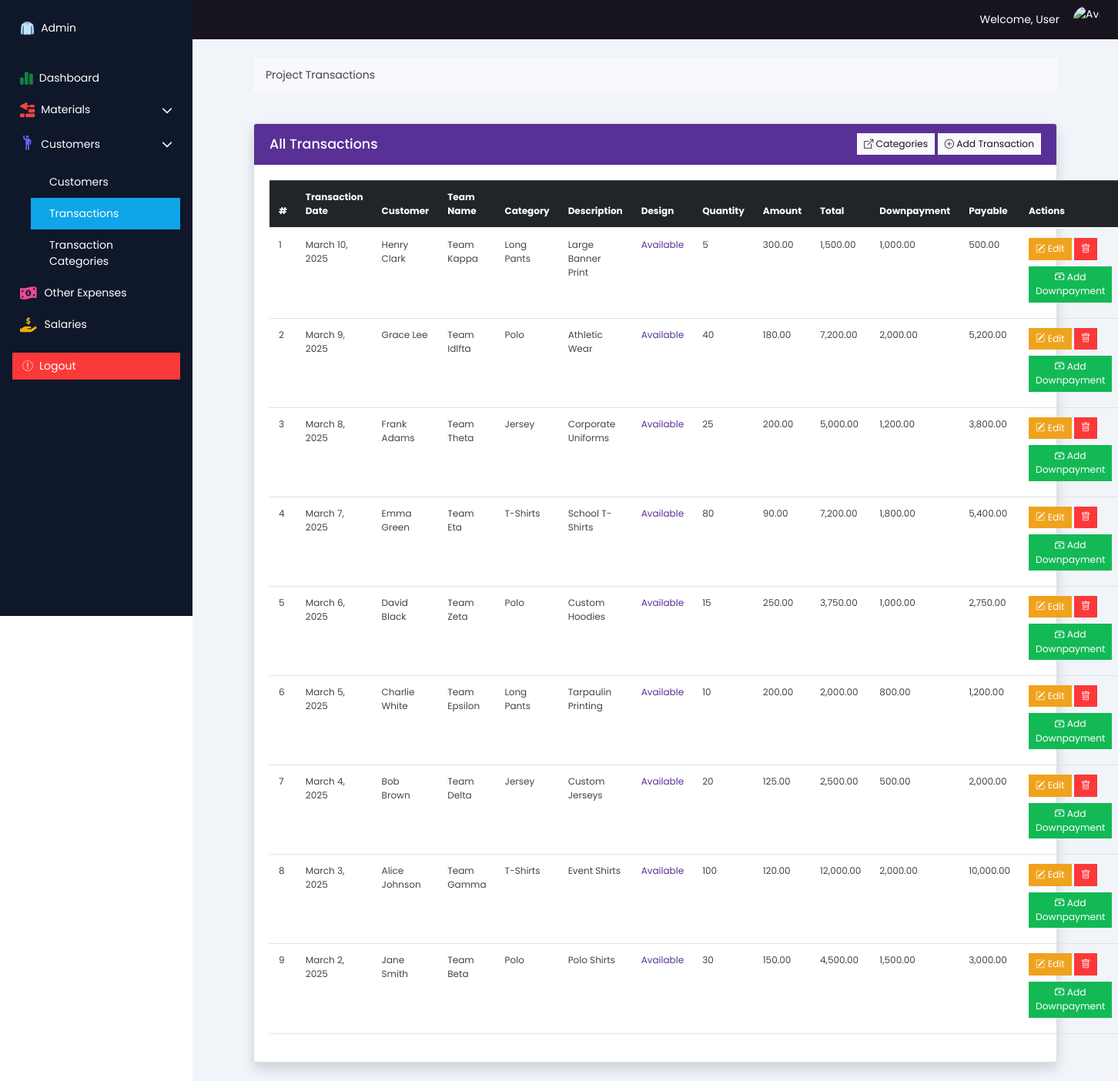
Page /admin/all_transactions.php on the earlier database version.
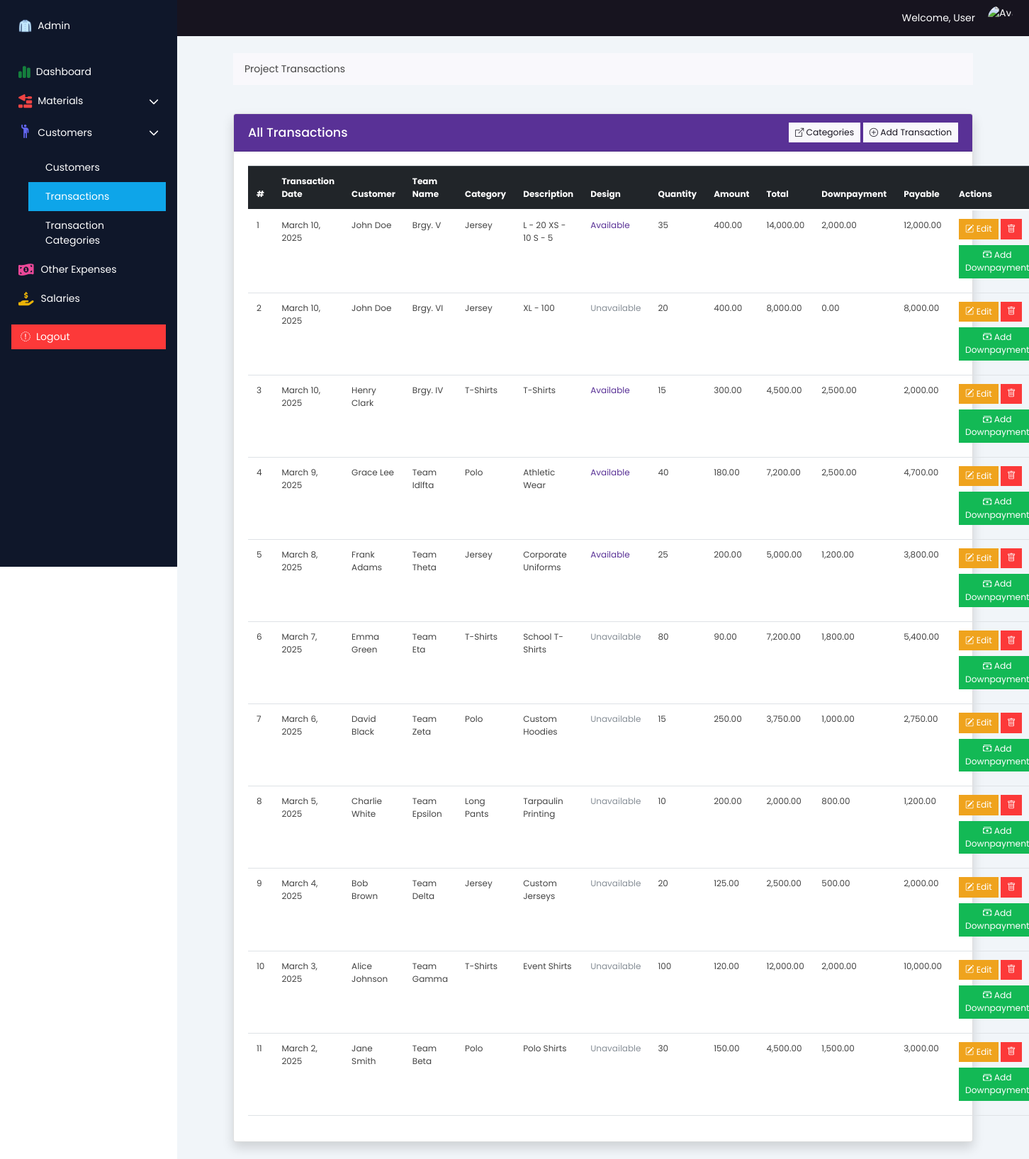
Same page on the later database version.
### tables this page shows
CREATE TABLE `project_transactions` (
  `project_transaction_id` int(11) NOT NULL,
  `transaction_date` date NOT NULL DEFAULT current_timestamp(),
  `customer_id` int(11) NOT NULL,
  `team_name` varchar(100) NOT NULL,
  `category_id` int(11) NOT NULL,
  `description` varchar(100) DEFAULT NULL,
  `design_file` varchar(255) DEFAULT NULL,
  `quantity` int(11) NOT NULL,
  `amount` decimal(10,2) NOT NULL,
  `downpayment` decimal(10,2) NOT NULL DEFAULT 0.00,
  `total` decimal(10,2) NOT NULL,
  `payable` decimal(10,2) NOT NULL,
  `due_date` timestamp NOT NULL DEFAULT current_timestamp(),
  `start_date` timestamp NOT NULL DEFAULT current_timestamp(),
  `created_at` timestamp NOT NULL DEFAULT current_timestamp(),
  `updated_at` timestamp NOT NULL DEFAULT current_timestamp()
);

CREATE TABLE `customers` (
  `customer_id` int(11) NOT NULL,
  `name` varchar(255) NOT NULL,
  `phone` varchar(50) DEFAULT NULL,
  `address` text DEFAULT NULL,
  `created_at` timestamp NOT NULL DEFAULT current_timestamp(),
  `updated_at` timestamp NOT NULL DEFAULT current_timestamp()
);

CREATE TABLE `transaction_categories` (
  `category_id` int(11) NOT NULL,
  `category_name` varchar(100) NOT NULL
);

### models/admin_account.php (called while the page is built, shortened)
<?php
function getAccountInfo($conn) {
    if (!isset($_SESSION['account_id'])) {
        return null;
    }
}
?>

### models/admin_transactions.php (called while the page is built, shortened)
<?php
function getAllTransactions($conn)
{
    $transactions = [];
    $sql = "SELECT pt.*, c.name AS customer_name, tc.category_name
            FROM project_transactions pt
            JOIN customers c ON pt.customer_id = c.customer_id
            JOIN transaction_categories tc ON pt.category_id = tc.category_id
            ORDER BY pt.project_transaction_id DESC";
    if ($result = $conn->query($sql)) {
        while ($row = $result->fetch_assoc()) {
            $transactions[] = $row;
        }
    } else {
        echo "Error: " . $conn->error;
    }
    return $transactions;
}

### admin/all_transactions.php (the view, shortened to what this page needs)
<?php
require '../inc/database.php';
require '../models/admin_transactions.php';
require '../models/admin_account.php';
$account_info = getAccountInfo($conn);
$transactions = getAllTransactions($conn);
?>
<!DOCTYPE html>
<html lang="en">
<head>
    <?php require '../inc/head.php'; ?>
    <link rel="stylesheet" href="../public/css/main.css">
</head>
<body class="poppins-regular">
    <?php require 'partials/sidebar.php'; ?>
    <div class="flex-grow-1 bg-slate-100">
        <?php require 'partials/header.php'; ?>
        <div class="container mt-4 px-5">
            <div class="row mb-4">
                <div class="col-md-12">
                    <nav aria-label="breadcrumb">
                        <ol class="breadcrumb">
                            <li class="breadcrumb-item active" aria-current="page">Project Transactions</li>
                        </ol>
                    </nav>
                </div>
            </div>
            <div class="row mb-4">
                <div class="col-md-12">
                    <div class="card shadow">
                        <div class="card-header bg-primary text-white d-flex justify-content-between align-items-center">
                            <h5 class="mb-0">All Transactions</h5>
                            <div>
                                <a href="transaction_categories.php" class="btn btn-light btn-sm">
                                    <i class="bi bi-box-arrow-up-right"></i> Categories
                                </a>
                                <button class="btn btn-light btn-sm" data-bs-toggle="modal" data-bs-target="#addTransactionModal">
                                    <i class="bi bi-plus-circle"></i> Add Transaction
                                </button>
                            </div>
                        </div>
                        <div class="card-body">
                            <table id="transactionsTable" class="table text-xs">
                                <thead class="table-dark">
                                    <tr>
                                        <th>#</th>
                                        <th>Transaction Date</th>
                                        <th>Customer</th>
                                        <th>Team Name</th>
                                        <th>Category</th>
                                        <th>Description</th>
                                        <th>Design</th>
                                        <th>Quantity</th>
                                        <th>Amount</th>
                                        <th>Total</th>
                                        <th>Downpayment</th>
                                        <th>Payable</th>
                                        <th>Actions</th>
                                    </tr>
                                </thead>
                                <tbody>
                                    <?php if (!empty($transactions)) : ?>
                                        <?php foreach ($transactions as $index => $transaction) : ?>
                                            <tr>
                                                <td><?= $index + 1 ?></td>
                                                <td><?= htmlspecialchars(date('F j, Y', strtotime($transaction['transaction_date']))) ?></td>
                                                <td><?= htmlspecialchars($transaction['customer_name']) ?></td>
                                                <td><?= htmlspecialchars($transaction['team_name']) ?></td>
                                                <td><?= htmlspecialchars($transaction['category_name']) ?></td>
                                                <td><?= htmlspecialchars($transaction['description']) ?></td>
                                                <td>
                                                    <?php if (isset($transaction['design_file']) && !empty($transaction['design_file'])): ?>
                                                        <span class="design-hoverable"
                                                            data-bs-toggle="popover"
                                                            data-bs-trigger="hover focus"
                                                            data-bs-html="true"
                                                            data-bs-content="<img src='<?= htmlspecialchars($transaction['design_file']) ?>' width='1000px' class='img-fluid'>">
                                                            <a href="">Available</a>
                                                        </span>
                                                    <?php else: ?>
                                                        <span class="text-muted">Unavailable</span>
                                                    <?php endif; ?>
                                                </td>
                                                <td><?= htmlspecialchars($transaction['quantity']) ?></td>
                                                <td><?= number_format($transaction['amount'], 2) ?></td>
                                                <td><?= number_format($transaction['total'], 2) ?></td>
                                                <td><?= number_format($transaction['downpayment'], 2) ?></td>
                                                <td><?= number_format($transaction['payable'], 2) ?></td>
                                                <td>
                                                    <button class="btn btn-warning btn-sm mb-2" data-bs-toggle="modal" data-bs-target="#editTransactionModal<?= $transaction['project_transaction_id'] ?>">
                                                        <i class="bi bi-pencil-square"></i> Edit
                                                    </button>
                                                    <form action="../controllers/admin_delete_transaction.php" method="POST" style="display:inline;">
                                                        <button type="submit" class="btn btn-danger btn-sm mb-2" onclick="return confirm('Are you sure you want to delete this transaction?');">
                                                            <i class="bi bi-trash"></i>
                                                        </button>
                                                    </form>
                                                    <button class="btn btn-success btn-sm mb-2" data-bs-toggle="modal" data-bs-target="#addDownpaymentModal<?= $transaction['project_transaction_id'] ?>">
                                                        <i class="bi bi-cash-stack"></i> Add Downpayment
                                                    </button>
                                                </td>
                                            </tr>
                                        <?php endforeach; ?>
                                    <?php else : ?>
                                    <?php endif; ?>
                                </tbody>
                            </table>
                        </div>
                    </div>
                </div>
            </div>
        </div>
    </div>
</body>
</html>

### inc/head.php (shortened to what this page needs)
<link href="https://cdn.jsdelivr.net/npm/bootstrap@5.0.2/dist/css/bootstrap.min.css" rel="stylesheet">
<link rel="stylesheet" href="https://cdn.jsdelivr.net/npm/bootstrap-icons/font/bootstrap-icons.css">
<link rel="stylesheet" href="https://cdnjs.cloudflare.com/ajax/libs/font-awesome/6.4.2/css/all.min.css">
<link rel="stylesheet" href="https://cdn.jsdelivr.net/npm/bootswatch@4.5.2/dist/pulse/bootstrap.min.css">
<link rel="stylesheet" href="https://cdn.datatables.net/1.13.6/css/dataTables.bootstrap5.min.css">
<link rel="stylesheet" href="https://cdn.datatables.net/responsive/2.5.0/css/responsive.dataTables.min.css">
<link rel="stylesheet" href="../public/css/main.css">

### admin/partials/sidebar.php (shortened to what this page needs)
<div class="sidebar d-flex flex-column p-3">
    <a href="#" class="mb-4">
        <img src="../public/images/shirt.png" alt="Dashboard Icon" class="icon" style="width: 1.2rem; height: 1.2rem;">
        <span class="text ms-2">Admin</span>
    </a>
    <a href="index.php" class="<?= in_array(basename($_SERVER['PHP_SELF']), ['index.php', 'index_table_view.php', 'clinical_info.php', 'transferred_residents.php', 'deceased_residents.php']) ? 'active' : '' ?>">
        <i class="icon fa-solid fa-chart-simple text-green-700"></i>
        <span class="text ms-2">Dashboard</span>
    </a>
    <a href="#materialsSubmenu" class="d-flex align-items-center" data-bs-toggle="collapse" role="button" aria-expanded="false" aria-controls="materialsSubmenu">
        <i class="icon fa-solid fa-trowel-bricks text-red-500"></i>
        <span class="text ms-2">Materials</span>
        <i class="fas fa-chevron-down ms-auto"></i>
    </a>
    <a href="#customersSubmenu" class="d-flex align-items-center" data-bs-toggle="collapse" role="button" aria-expanded="false" aria-controls="customersSubmenu">
        <i class="icon bi bi-person-raised-hand text-indigo-500"></i>
        <span class="text ms-2">Customers</span>
        <i class="fas fa-chevron-down ms-auto"></i>
    </a>
    <div class="collapse ps-4 mt-1 <?= in_array(basename($_SERVER['PHP_SELF']), ['customers.php', 'all_transactions.php', 'transaction_categories.php', 'customer_transactions.php']) ? 'show' : '' ?>" id="customersSubmenu">
        <a href="customers.php" class="d-block ps-4 text-sm submenu-link
        <?= in_array(basename($_SERVER['PHP_SELF']), ['customers.php', 'customer_transactions.php']) ? 'active' : '' ?>">Customers</a>
        <a href="all_transactions.php" class="d-block ps-4 text-sm submenu-link
        <?= basename($_SERVER['PHP_SELF']) == 'all_transactions.php' ? 'active' : '' ?>">Transactions</a>
        <a href="transaction_categories.php" class="d-block ps-4 text-sm submenu-link
        <?= basename($_SERVER['PHP_SELF']) == 'transaction_categories.php' ? 'active' : '' ?>">Transaction Categories</a>
    </div>
    <a href="other_expenses.php" class="<?= in_array(basename($_SERVER['PHP_SELF']), ['other_expenses.php']) ? 'active' : '' ?>">
        <i class="icon fa-solid fa-money-bill-1-wave text-pink-500"></i>
        <span class="text">Other Expenses</span>
    </a>
    <a href="salaries.php" class="<?= in_array(basename($_SERVER['PHP_SELF']), ['salaries.php']) ? 'active' : '' ?>">
        <i class="icon fa-solid fa-hand-holding-dollar text-yellow-500"></i>
        <span class="text">Salaries</span>
    </a>
    <button id="logoutBtn" class="btn btn-danger w-100 d-flex align-items-center mt-3">
        <i class="fa-solid fa-box-arrow-right me-2"></i> Logout
    </button>
</div>

### admin/partials/header.php
<nav class="navbar navbar-expand-lg navbar-dark bg-dark header p-2">
    <div class="container-fluid">
        <div class="ms-auto avatar-menu dropdown">
            <span class="me-2">Welcome, <?= htmlspecialchars($account_info['username'] ?? 'User'); ?></span>
            <img src="<?= htmlspecialchars($account_info['profile_pic']); ?>" alt="Avatar" class="dropdown-toggle">
        </div>
    </div>
</nav>

### public/css/main.css (style rules this page uses)
.poppins-regular { font-family: "Poppins", sans-serif; font-weight: 400; font-style: normal; }
* { margin: 0; padding: 0; box-sizing: border-box; }
body { display: flex; }
a { text-decoration: none; }
.sidebar { min-width: 250px; max-width: 250px; background-color: #0f172a; height: 100vh; position: sticky; top: 0; }
.sidebar a { color: #fff; padding: 10px; display: flex; align-items: center; text-decoration: none; }
.sidebar a.active { background-color: #0ea5e9; }
.sidebar .icon { font-size: 1.2rem; display: inline; }
.sidebar .text { margin-left: 10px; display: none; }
@media (min-width: 768px) { .sidebar { min-width: 250px; } }
@media (min-width: 768px) { .sidebar .text { display: inline; } }
.header { position: sticky; top: 0; width: 100%; z-index: 1000; }
.avatar-menu { display: flex; align-items: center; color: #fff; }
.avatar-menu img { width: 35px; height: 35px; border-radius: 50%; margin-left: 10px; }
.text-red-500 { color: #ef4444; }
.text-yellow-500 { color: #eab308; }
.text-green-700 { color: #15803d; }
.text-indigo-500 { color: #6366f1; }
.text-pink-500 { color: #ec4899; }
.bg-slate-100 { background-color: #f1f5f9; }
.text-xs { font-size: 0.75rem; }
.text-sm { font-size: 0.875rem; }

Differences in the rows shown:
added project_transactions: transaction_date "March 10, 2025", customer.name "John Doe", team_name "Brgy. V", category.category_name "Jersey", description "L - 20 XS - 10 S - 5", quantity "35", amount "400.00", total "14,000.00", downpayment "2,000.00", payable "12,000.00"
added project_transactions: transaction_date "March 10, 2025", customer.name "John Doe", team_name "Brgy. VI", category.category_name "Jersey", description "XL - 100", shows "Unavailable", quantity "20", amount "400.00", total "8,000.00", downpayment "0.00", payable "8,000.00"
changed project_transactions "Henry Clark": team_name "Team Kappa" → "Brgy. IV"; category.category_name "Long Pants" → "T-Shirts"; description "Large Banner Print" → "T-Shirts"; quantity "5" → "15"; total "1,500.00" → "4,500.00"; downpayment "1,000.00" → "2,500.00"; payable "500.00" → "2,000.00"
changed project_transactions "March 9, 2025": downpayment "2,000.00" → "2,500.00"; payable "5,200.00" → "4,700.00"
changed project_transactions "March 7, 2025": design_file "Available" → "Unavailable"
changed project_transactions "March 6, 2025": design_file "Available" → "Unavailable"
changed project_transactions "March 5, 2025": design_file "Available" → "Unavailable"
changed project_transactions "March 4, 2025": design_file "Available" → "Unavailable"
changed project_transactions "March 3, 2025": design_file "Available" → "Unavailable"
changed project_transactions "March 2, 2025": design_file "Available" → "Unavailable"
